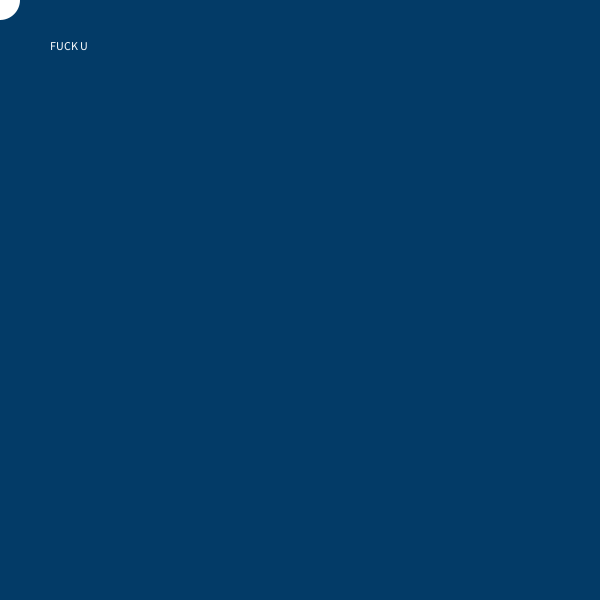
Frame 1 (no input)
Frame 60 (the mouse pressed at the canvas centre just before this capture): identical to frame 1, image omitted
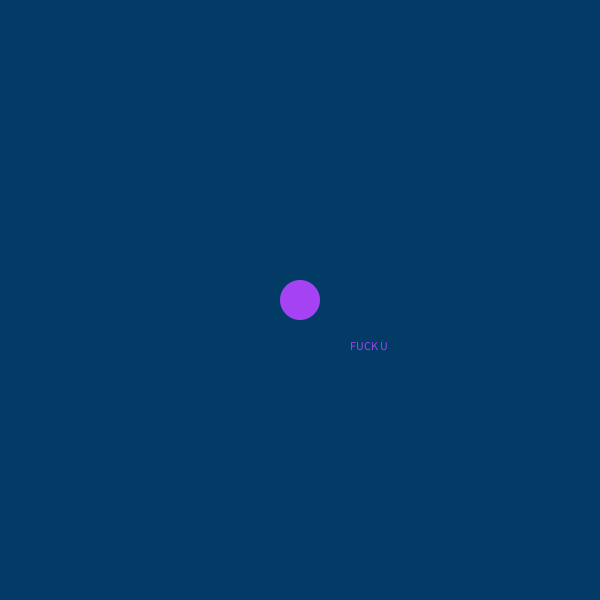
Frame 120 (the mouse held since frame 60 and released just before this capture)

The Processing sketch that drew these frames (run headless with seeded random() and noise(); from frame 60 on, the mouse is pressed at the canvas centre):

// Processing sketch: processing_146655
// ── processing_146655.pde

void setup(){
  size(600,600);
  //Ferris Bueller is a righteous dood
  background(#033B67);  
  
}

void draw(){
  background(#033B67);
  noStroke();
  ellipse(mouseX,mouseY,40,40);
   text("FUCK U",mouseX+50,mouseY+50);
  if(keyPressed){
    //fill();
    rect(random(0,600),random(0,600),50,50);
  }
  else{
  }
 
  
}
void mousePressed(){
fill(random(0,256),random(0,256),random(0,256));
}
